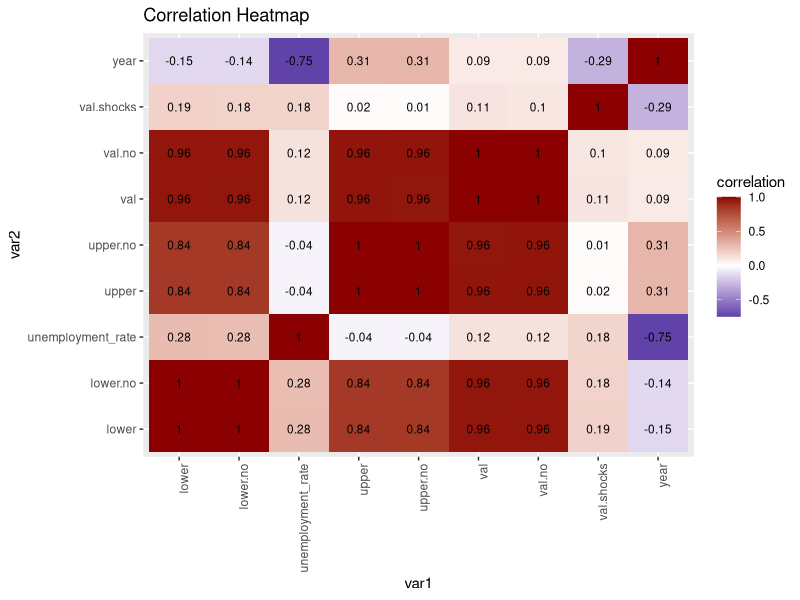
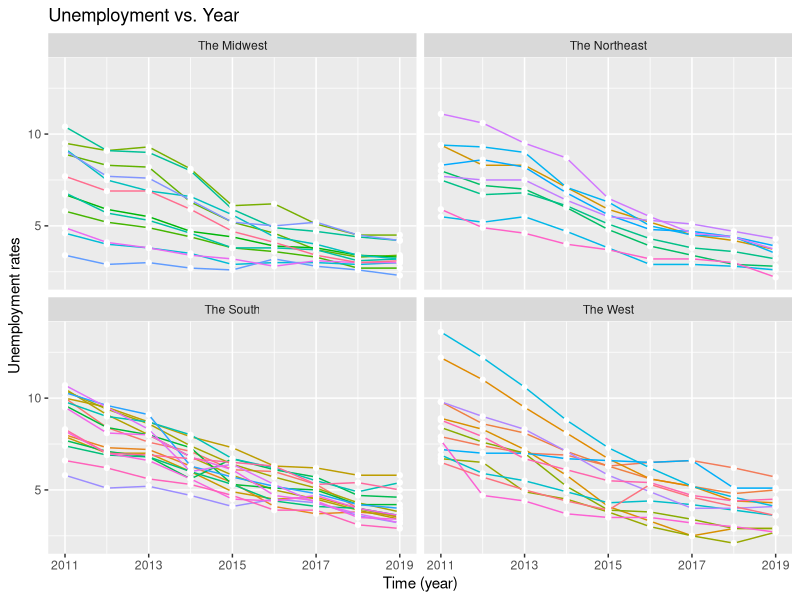
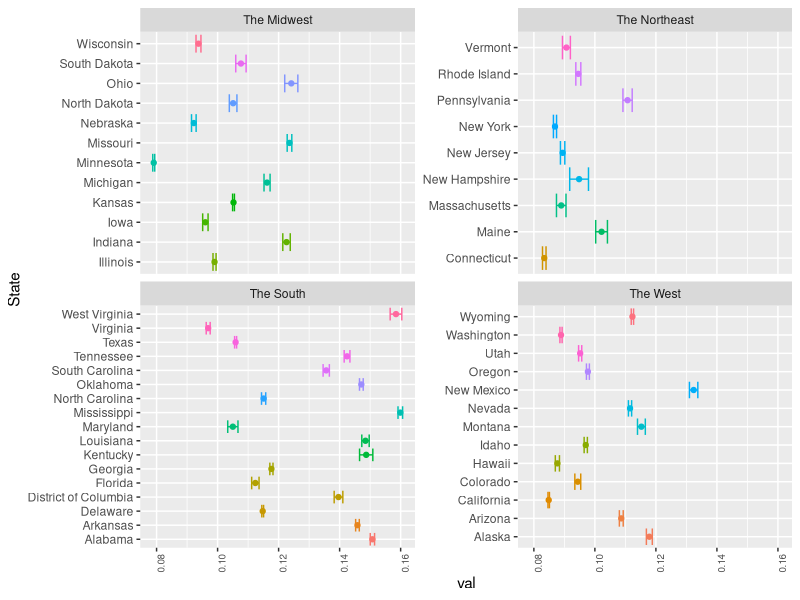
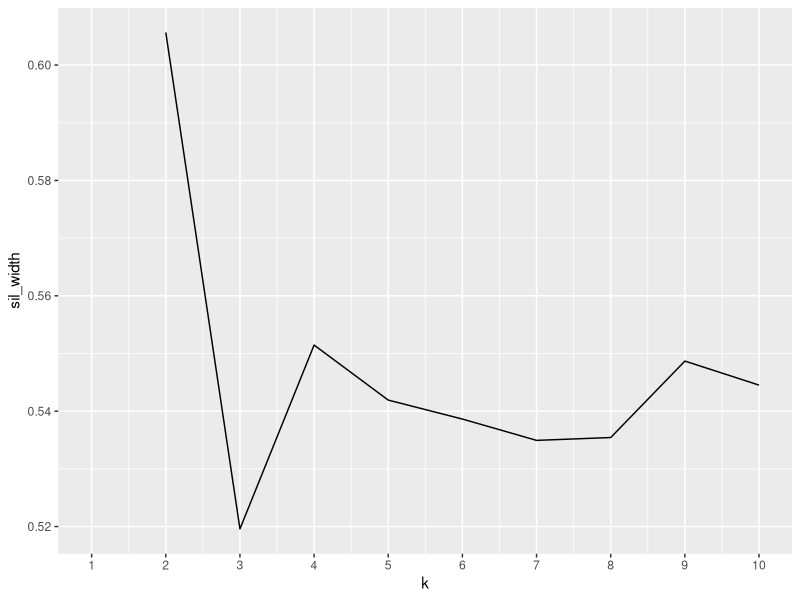
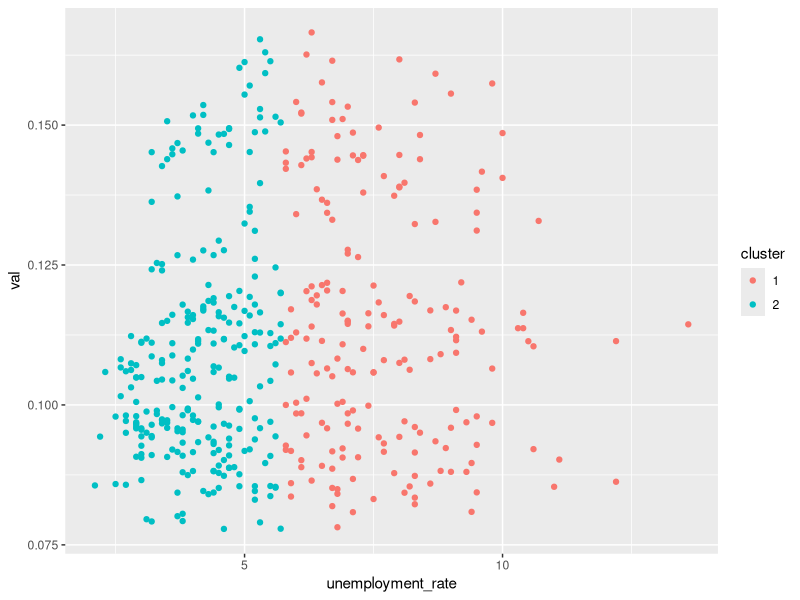
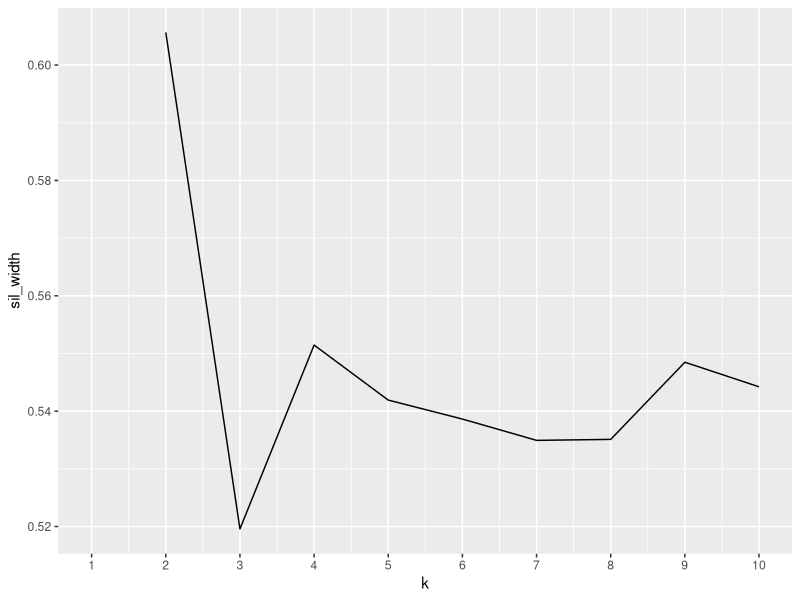
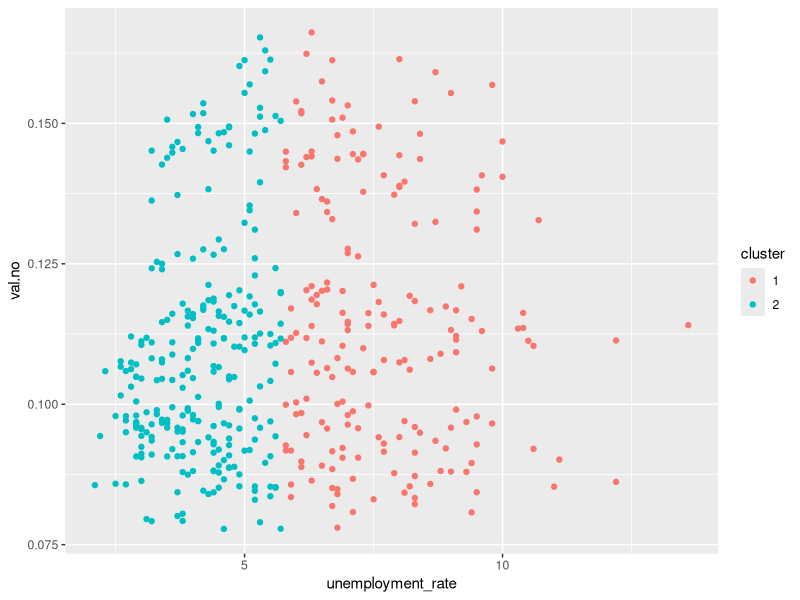
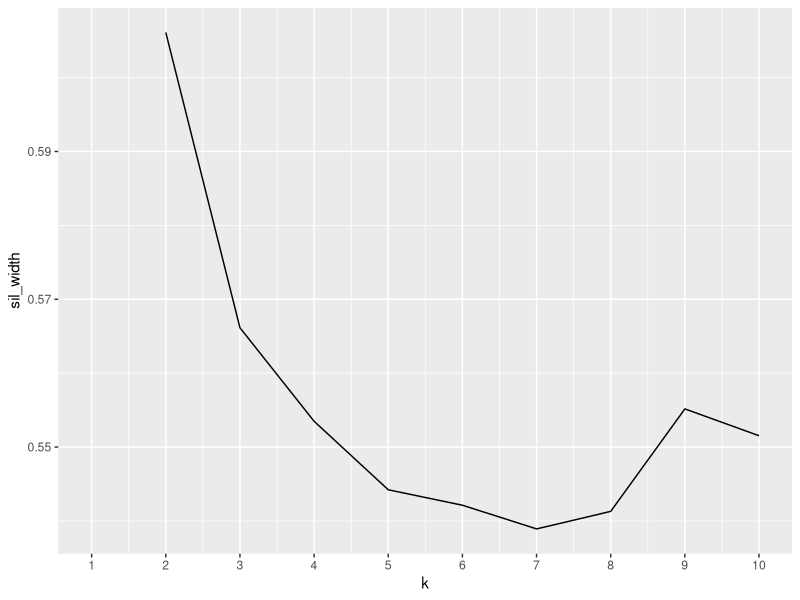

These figures' R source, in order:
## ---- chunk 1
knitr::opts_chunk$set(echo = TRUE, eval = TRUE, fig.align = "center", warning = F, message = F,
tidy=TRUE, tidy.opts=list(width.cutoff=60), R.options=list(max.print=100))
## ---- chunk 2
library(tidyverse)
library(dplyr)
library(readxl)
library(datasets)
library(kableExtra)
noshocks <- read_excel("noshocks.xlsx")
unemploy <- read_excel("unemploy.xlsx")
deathprop <- read_excel("deathprop.xlsx")
unemploy2 <- unemploy %>% pivot_longer(c("2011":"2021"), names_to="year", values_to="unemployment_rate")
Noshocks <- noshocks %>% select(location.no= location_name, year.no= year_id,val.no=val, upper.no=upper, lower.no=lower)
## ---- chunk 3
unemploy2$year <- as.numeric(as.character(unemploy2$year))
datas <- full_join(unemploy2, deathprop, by=c("year"="year_id", "State"="location_name"))
Datas <- full_join(datas, Noshocks, by=c("year"="year.no", "State"="location.no"))
Datas <- Datas %>% na.omit()
## ---- chunk 4
Datas <- Datas %>% mutate(val.shocks=val-val.no)
Datas %>% group_by(year) %>% summarize_at(vars(unemployment_rate:val.shocks), mean)%>%
  kbl() %>%
  kable_paper("hover", full_width = F)%>%
  scroll_box(width = "100%", height = "200px")
## ---- chunk 5
Datas %>% filter(year==2019) %>% summarize_at(vars(unemployment_rate:val.shocks), quantile)%>%
  kbl() %>%
  kable_paper("hover", full_width = F)%>%
  scroll_box(width = "100%", height = "200px")
Datas %>% filter(year== 2019) %>% summarize_at(vars(unemployment_rate:val.shocks), sd)%>%
  kbl() %>%
  kable_paper("hover", full_width = F)
## ---- chunk 6
Datas  %>% group_by(State) %>% summarize_at(vars(unemployment_rate:val.shocks), mean)%>%
  kbl() %>%
  kable_paper("hover", full_width = F)%>%
  scroll_box(width = "100%", height = "200px")
Datas %>% group_by(State) %>% summarize(mean_val=mean(val)) %>% arrange(desc(mean_val))%>%
  kbl() %>%
  kable_paper("hover", full_width = F)%>%
  scroll_box(width = "100%", height = "200px")
Datas %>% group_by(State) %>% summarize(mean_val = mean(val))  %>% slice_min(mean_val, n=5)%>%
  kbl() %>%
  kable_paper("hover", full_width = F)%>%
  scroll_box(width = "100%", height = "200px")
Datas %>% group_by(State) %>% summarize(max_unemployment=max(unemployment_rate),max_val=min(val),max_val.no=max(val.no),max_val.shocks=max(val.shocks))%>%
  kbl() %>%
  kable_paper("hover", full_width = F)%>%
  scroll_box(width = "100%", height = "200px")
## ---- chunk 7
Datas %>% filter(year== 2011 | year== 2019)%>%
  kbl() %>%
  kable_paper("hover", full_width = F)%>%
  scroll_box(width = "100%", height = "200px")

Datas %>% group_by(State) %>% select(State, val, val.no, val.shocks) %>% summarize_all(mean)%>%
  kbl() %>%
  kable_paper("hover", full_width = F)%>%
  scroll_box(width = "100%", height = "200px")

Datas %>% filter(unemployment_rate==min(unemployment_rate)) %>% select (State, year, unemployment_rate)%>%
  kbl() %>%
  kable_paper("hover", full_width = F)
## ---- chunk 8
corMatrix <- Datas %>% select_if(is.numeric) %>% cor(use="pair")
tidycor <- corMatrix %>% as.data.frame %>% rownames_to_column("var1") %>% pivot_longer(-1, names_to= "var2", values_to="correlation")
tidycor %>% ggplot(aes(var1,var2,fill=correlation)) + geom_tile() + geom_text(aes(label=round(correlation,2)), color= "black" , size=3) + theme(axis.text.x = element_text(angle=90,hjust=1)) + scale_fill_gradient2(low="dark blue", mid="white", high="dark red")+ggtitle("Correlation Heatmap")
## ---- chunk 9
ggplot(data=Datas,aes(x=year, y=unemployment_rate, color= State))+ 
 geom_line(method="lm") +  geom_point(color='white')+ theme(legend.position = "none") + labs(title="Unemployment vs. Year", x="Time (year)", y='Unemployment rates') + facet_wrap(~Region) +scale_x_continuous(breaks=seq(2011,2019,2))+ theme()
## ---- chunk 10
ggplot(Datas, aes(State, val,)) + geom_errorbar(aes(ymin = lower, ymax = upper, color=State), stat='summary')+facet_wrap(~Region, scale="free_y",)+geom_point(aes(y=val,color=State),stat='summary') + theme(legend.position = "none")+theme(axis.text.x = element_text(angle=90,hjust=1, size=0.5))+ coord_flip() + theme(axis.text.x=element_text(size=7.1))
## ---- chunk 11
library(cluster)

pam_data <- Datas %>% select (unemployment_rate, val)
sil_width <- vector() 
for (i in 2:10){
  pam_fit <- pam(pam_data, k= i) 
  sil_width[i] <- pam_fit$silinfo$avg.width
} 
ggplot() +geom_line(aes(x=1:10, y=sil_width))+ scale_x_continuous(name="k", breaks= 1:10)

pam1 <- Datas %>% select(unemployment_rate, val) %>% 
  pam(k = 2)
pamclust = Datas %>% mutate(cluster = as.factor(pam1$clustering))
pamclust %>% ggplot(aes(unemployment_rate, val, color = cluster)) +
geom_point()

pamclust %>% group_by(cluster) %>% select(cluster, unemployment_rate, val ) %>% summarize_if(is.numeric, mean, na.rm = T) %>% kbl() %>% kable_styling(bootstrap_options= "striped", full_width= F, position= "center")

pam1$silinfo$avg.width %>% kbl() %>% kable_styling(bootstrap_options = "striped", full_width=F, position ="center")


pam_data <- Datas %>% select (unemployment_rate, val.no)
sil_width <- vector() 
for (i in 2:10){
  pam_fit <- pam(pam_data, k= i) 
  sil_width[i] <- pam_fit$silinfo$avg.width
} 
ggplot() +geom_line(aes(x=1:10, y=sil_width))+ scale_x_continuous(name="k", breaks= 1:10)

pam1 <- Datas %>% select(unemployment_rate, val.no) %>% 
  pam(k = 2)
pamclust = Datas %>% mutate(cluster = as.factor(pam1$clustering))
pamclust %>% ggplot(aes(unemployment_rate, val.no, color = cluster)) +
geom_point()

pamclust %>% group_by(cluster) %>% select(cluster, unemployment_rate, val.no ) %>% summarize_if(is.numeric, mean, na.rm = T) %>% kbl() %>% kable_styling(bootstrap_options= "striped", full_width= F, position= "center")

pam1$silinfo$avg.width %>% kbl() %>% kable_styling(bootstrap_options = "striped", full_width=F, position ="center")


pam_data <- Datas %>% select (unemployment_rate, val.shocks)
sil_width <- vector() 
for (i in 2:10){
  pam_fit <- pam(pam_data, k= i) 
  sil_width[i] <- pam_fit$silinfo$avg.width
} 
ggplot() +geom_line(aes(x=1:10, y=sil_width))+ scale_x_continuous(name="k", breaks= 1:10)

pam1 <- Datas %>% select(unemployment_rate, val.shocks) %>% 
  pam(k = 2)
pamclust = Datas %>% mutate(cluster = as.factor(pam1$clustering))
pamclust %>% ggplot(aes(unemployment_rate, val.shocks, color = cluster)) +
geom_point()

pamclust %>% group_by(cluster) %>% select(cluster, unemployment_rate, val.shocks ) %>% summarize_if(is.numeric, mean, na.rm = T) %>% kbl() %>% kable_styling(bootstrap_options= "striped", full_width= F, position= "center")

pam1$silinfo$avg.width %>% kbl() %>% kable_styling(bootstrap_options = "striped", full_width=F, position ="center")
